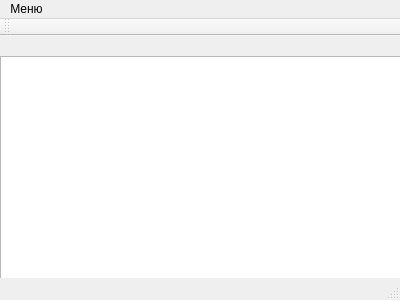
<?xml version="1.0" encoding="UTF-8"?>
<ui version="4.0">
 <class>MainWindow</class>
 <widget class="QMainWindow" name="MainWindow">
  <property name="geometry">
   <rect>
    <x>0</x>
    <y>0</y>
    <width>400</width>
    <height>300</height>
   </rect>
  </property>
  <property name="windowTitle">
   <string>Лабораторная работа №1</string>
  </property>
  <widget class="QWidget" name="centralWidget">
   <widget class="QTextEdit" name="textEdit">
    <property name="geometry">
     <rect>
      <x>0</x>
      <y>20</y>
      <width>401</width>
      <height>231</height>
     </rect>
    </property>
   </widget>
  </widget>
  <widget class="QToolBar" name="mainToolBar">
   <property name="windowTitle">
    <string/>
   </property>
   <attribute name="toolBarArea">
    <enum>TopToolBarArea</enum>
   </attribute>
   <attribute name="toolBarBreak">
    <bool>false</bool>
   </attribute>
  </widget>
  <widget class="QStatusBar" name="statusBar"/>
  <widget class="QMenuBar" name="menuBar">
   <property name="geometry">
    <rect>
     <x>0</x>
     <y>0</y>
     <width>400</width>
     <height>21</height>
    </rect>
   </property>
   <widget class="QMenu" name="menu">
    <property name="title">
     <string>Меню</string>
    </property>
    <addaction name="action"/>
    <addaction name="action_2"/>
   </widget>
   <addaction name="menu"/>
  </widget>
  <action name="action">
   <property name="text">
    <string>Авторы</string>
   </property>
  </action>
  <action name="action_2">
   <property name="text">
    <string>Выход</string>
   </property>
  </action>
 </widget>
 <layoutdefault spacing="6" margin="11"/>
 <resources/>
 <connections>
  <connection>
   <sender>action_2</sender>
   <signal>triggered()</signal>
   <receiver>MainWindow</receiver>
   <slot>close()</slot>
   <hints>
    <hint type="sourcelabel">
     <x>-1</x>
     <y>-1</y>
    </hint>
    <hint type="destinationlabel">
     <x>199</x>
     <y>149</y>
    </hint>
   </hints>
  </connection>
 </connections>
</ui>
